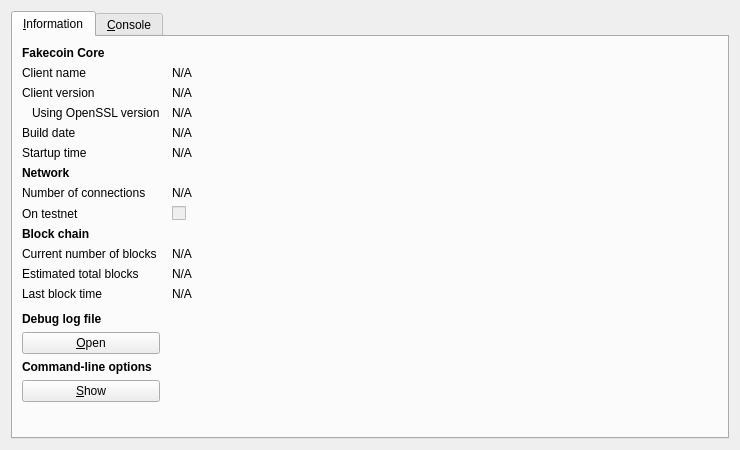
<?xml version="1.0" encoding="UTF-8"?>
<ui version="4.0">
 <class>RPCConsole</class>
 <widget class="QDialog" name="RPCConsole">
  <property name="geometry">
   <rect>
    <x>0</x>
    <y>0</y>
    <width>740</width>
    <height>450</height>
   </rect>
  </property>
  <property name="windowTitle">
   <string>Fakecoin - Debug window</string>
  </property>
  <layout class="QVBoxLayout" name="verticalLayout_2">
   <item>
    <widget class="QTabWidget" name="tabWidget">
     <property name="currentIndex">
      <number>0</number>
     </property>
     <widget class="QWidget" name="tab_info">
      <attribute name="title">
       <string>&amp;Information</string>
      </attribute>
      <layout class="QGridLayout" name="gridLayout" columnstretch="0,1">
       <property name="horizontalSpacing">
        <number>12</number>
       </property>
       <item row="0" column="0">
        <widget class="QLabel" name="label_9">
         <property name="font">
          <font>
           <weight>75</weight>
           <bold>true</bold>
          </font>
         </property>
         <property name="text">
          <string>Fakecoin Core</string>
         </property>
        </widget>
       </item>
       <item row="1" column="0">
        <widget class="QLabel" name="label_5">
         <property name="text">
          <string>Client name</string>
         </property>
        </widget>
       </item>
       <item row="1" column="1">
        <widget class="QLabel" name="clientName">
         <property name="cursor">
          <cursorShape>IBeamCursor</cursorShape>
         </property>
         <property name="text">
          <string>N/A</string>
         </property>
         <property name="textFormat">
          <enum>Qt::PlainText</enum>
         </property>
         <property name="textInteractionFlags">
          <set>Qt::LinksAccessibleByMouse|Qt::TextSelectableByKeyboard|Qt::TextSelectableByMouse</set>
         </property>
        </widget>
       </item>
       <item row="2" column="0">
        <widget class="QLabel" name="label_6">
         <property name="text">
          <string>Client version</string>
         </property>
        </widget>
       </item>
       <item row="2" column="1">
        <widget class="QLabel" name="clientVersion">
         <property name="cursor">
          <cursorShape>IBeamCursor</cursorShape>
         </property>
         <property name="text">
          <string>N/A</string>
         </property>
         <property name="textFormat">
          <enum>Qt::PlainText</enum>
         </property>
         <property name="textInteractionFlags">
          <set>Qt::LinksAccessibleByMouse|Qt::TextSelectableByKeyboard|Qt::TextSelectableByMouse</set>
         </property>
        </widget>
       </item>
       <item row="3" column="0">
        <widget class="QLabel" name="label_14">
         <property name="text">
          <string>Using OpenSSL version</string>
         </property>
         <property name="indent">
          <number>10</number>
         </property>
        </widget>
       </item>
       <item row="3" column="1">
        <widget class="QLabel" name="openSSLVersion">
         <property name="cursor">
          <cursorShape>IBeamCursor</cursorShape>
         </property>
         <property name="text">
          <string>N/A</string>
         </property>
         <property name="textFormat">
          <enum>Qt::PlainText</enum>
         </property>
         <property name="textInteractionFlags">
          <set>Qt::LinksAccessibleByMouse|Qt::TextSelectableByKeyboard|Qt::TextSelectableByMouse</set>
         </property>
        </widget>
       </item>
       <item row="4" column="0">
        <widget class="QLabel" name="label_12">
         <property name="text">
          <string>Build date</string>
         </property>
        </widget>
       </item>
       <item row="4" column="1">
        <widget class="QLabel" name="buildDate">
         <property name="cursor">
          <cursorShape>IBeamCursor</cursorShape>
         </property>
         <property name="text">
          <string>N/A</string>
         </property>
         <property name="textFormat">
          <enum>Qt::PlainText</enum>
         </property>
         <property name="textInteractionFlags">
          <set>Qt::LinksAccessibleByMouse|Qt::TextSelectableByKeyboard|Qt::TextSelectableByMouse</set>
         </property>
        </widget>
       </item>
       <item row="5" column="0">
        <widget class="QLabel" name="label_13">
         <property name="text">
          <string>Startup time</string>
         </property>
        </widget>
       </item>
       <item row="5" column="1">
        <widget class="QLabel" name="startupTime">
         <property name="cursor">
          <cursorShape>IBeamCursor</cursorShape>
         </property>
         <property name="text">
          <string>N/A</string>
         </property>
         <property name="textFormat">
          <enum>Qt::PlainText</enum>
         </property>
         <property name="textInteractionFlags">
          <set>Qt::LinksAccessibleByMouse|Qt::TextSelectableByKeyboard|Qt::TextSelectableByMouse</set>
         </property>
        </widget>
       </item>
       <item row="6" column="0">
        <widget class="QLabel" name="label_11">
         <property name="font">
          <font>
           <weight>75</weight>
           <bold>true</bold>
          </font>
         </property>
         <property name="text">
          <string>Network</string>
         </property>
        </widget>
       </item>
       <item row="7" column="0">
        <widget class="QLabel" name="label_7">
         <property name="text">
          <string>Number of connections</string>
         </property>
        </widget>
       </item>
       <item row="7" column="1">
        <widget class="QLabel" name="numberOfConnections">
         <property name="cursor">
          <cursorShape>IBeamCursor</cursorShape>
         </property>
         <property name="text">
          <string>N/A</string>
         </property>
         <property name="textFormat">
          <enum>Qt::PlainText</enum>
         </property>
         <property name="textInteractionFlags">
          <set>Qt::LinksAccessibleByMouse|Qt::TextSelectableByKeyboard|Qt::TextSelectableByMouse</set>
         </property>
        </widget>
       </item>
       <item row="8" column="0">
        <widget class="QLabel" name="label_8">
         <property name="text">
          <string>On testnet</string>
         </property>
        </widget>
       </item>
       <item row="8" column="1">
        <widget class="QCheckBox" name="isTestNet">
         <property name="enabled">
          <bool>false</bool>
         </property>
         <property name="text">
          <string/>
         </property>
        </widget>
       </item>
       <item row="9" column="0">
        <widget class="QLabel" name="label_10">
         <property name="font">
          <font>
           <weight>75</weight>
           <bold>true</bold>
          </font>
         </property>
         <property name="text">
          <string>Block chain</string>
         </property>
        </widget>
       </item>
       <item row="10" column="0">
        <widget class="QLabel" name="label_3">
         <property name="text">
          <string>Current number of blocks</string>
         </property>
        </widget>
       </item>
       <item row="10" column="1">
        <widget class="QLabel" name="numberOfBlocks">
         <property name="cursor">
          <cursorShape>IBeamCursor</cursorShape>
         </property>
         <property name="text">
          <string>N/A</string>
         </property>
         <property name="textFormat">
          <enum>Qt::PlainText</enum>
         </property>
         <property name="textInteractionFlags">
          <set>Qt::LinksAccessibleByMouse|Qt::TextSelectableByKeyboard|Qt::TextSelectableByMouse</set>
         </property>
        </widget>
       </item>
       <item row="11" column="0">
        <widget class="QLabel" name="label_4">
         <property name="text">
          <string>Estimated total blocks</string>
         </property>
        </widget>
       </item>
       <item row="11" column="1">
        <widget class="QLabel" name="totalBlocks">
         <property name="cursor">
          <cursorShape>IBeamCursor</cursorShape>
         </property>
         <property name="text">
          <string>N/A</string>
         </property>
         <property name="textFormat">
          <enum>Qt::PlainText</enum>
         </property>
         <property name="textInteractionFlags">
          <set>Qt::LinksAccessibleByMouse|Qt::TextSelectableByKeyboard|Qt::TextSelectableByMouse</set>
         </property>
        </widget>
       </item>
       <item row="12" column="0">
        <widget class="QLabel" name="label_2">
         <property name="text">
          <string>Last block time</string>
         </property>
        </widget>
       </item>
       <item row="12" column="1">
        <widget class="QLabel" name="lastBlockTime">
         <property name="cursor">
          <cursorShape>IBeamCursor</cursorShape>
         </property>
         <property name="text">
          <string>N/A</string>
         </property>
         <property name="textFormat">
          <enum>Qt::PlainText</enum>
         </property>
         <property name="textInteractionFlags">
          <set>Qt::LinksAccessibleByMouse|Qt::TextSelectableByKeyboard|Qt::TextSelectableByMouse</set>
         </property>
        </widget>
       </item>
       <item row="13" column="0">
        <spacer name="verticalSpacer_2">
         <property name="orientation">
          <enum>Qt::Vertical</enum>
         </property>
         <property name="sizeHint" stdset="0">
          <size>
           <width>20</width>
           <height>20</height>
          </size>
         </property>
        </spacer>
       </item>
       <item row="14" column="0">
        <widget class="QLabel" name="labelDebugLogfile">
         <property name="font">
          <font>
           <weight>75</weight>
           <bold>true</bold>
          </font>
         </property>
         <property name="text">
          <string>Debug log file</string>
         </property>
        </widget>
       </item>
       <item row="15" column="0">
        <widget class="QPushButton" name="openDebugLogfileButton">
         <property name="toolTip">
          <string>Open the Fakecoin debug log file from the current data directory. This can take a few seconds for large log files.</string>
         </property>
         <property name="text">
          <string>&amp;Open</string>
         </property>
         <property name="autoDefault">
          <bool>false</bool>
         </property>
        </widget>
       </item>
       <item row="16" column="0">
        <widget class="QLabel" name="labelCLOptions">
         <property name="font">
          <font>
           <weight>75</weight>
           <bold>true</bold>
          </font>
         </property>
         <property name="text">
          <string>Command-line options</string>
         </property>
        </widget>
       </item>
       <item row="17" column="0">
        <widget class="QPushButton" name="showCLOptionsButton">
         <property name="toolTip">
          <string>Show the Fakecoin-Qt help message to get a list with possible Fakecoin command-line options.</string>
         </property>
         <property name="text">
          <string>&amp;Show</string>
         </property>
         <property name="autoDefault">
          <bool>false</bool>
         </property>
        </widget>
       </item>
       <item row="18" column="0">
        <spacer name="verticalSpacer">
         <property name="orientation">
          <enum>Qt::Vertical</enum>
         </property>
         <property name="sizeHint" stdset="0">
          <size>
           <width>20</width>
           <height>40</height>
          </size>
         </property>
        </spacer>
       </item>
      </layout>
     </widget>
     <widget class="QWidget" name="tab_console">
      <attribute name="title">
       <string>&amp;Console</string>
      </attribute>
      <layout class="QVBoxLayout" name="verticalLayout_3">
       <property name="spacing">
        <number>3</number>
       </property>
       <item>
        <widget class="QTextEdit" name="messagesWidget">
         <property name="minimumSize">
          <size>
           <width>0</width>
           <height>100</height>
          </size>
         </property>
         <property name="readOnly">
          <bool>true</bool>
         </property>
         <property name="tabKeyNavigation" stdset="0">
          <bool>false</bool>
         </property>
         <property name="columnCount" stdset="0">
          <number>2</number>
         </property>
        </widget>
       </item>
       <item>
        <layout class="QHBoxLayout" name="horizontalLayout">
         <property name="spacing">
          <number>3</number>
         </property>
         <item>
          <widget class="QLabel" name="label">
           <property name="text">
            <string notr="true">&gt;</string>
           </property>
          </widget>
         </item>
         <item>
          <widget class="QLineEdit" name="lineEdit"/>
         </item>
         <item>
          <widget class="QPushButton" name="clearButton">
           <property name="maximumSize">
            <size>
             <width>24</width>
             <height>24</height>
            </size>
           </property>
           <property name="toolTip">
            <string>Clear console</string>
           </property>
           <property name="text">
            <string/>
           </property>
           <property name="icon">
            <iconset resource="../bitcoin.qrc">
             <normaloff>:/icons/remove</normaloff>:/icons/remove</iconset>
           </property>
           <property name="shortcut">
            <string notr="true">Ctrl+L</string>
           </property>
           <property name="autoDefault">
            <bool>false</bool>
           </property>
          </widget>
         </item>
        </layout>
       </item>
      </layout>
     </widget>
    </widget>
   </item>
  </layout>
 </widget>
 <resources>
  <include location="../bitcoin.qrc"/>
 </resources>
 <connections/>
</ui>
